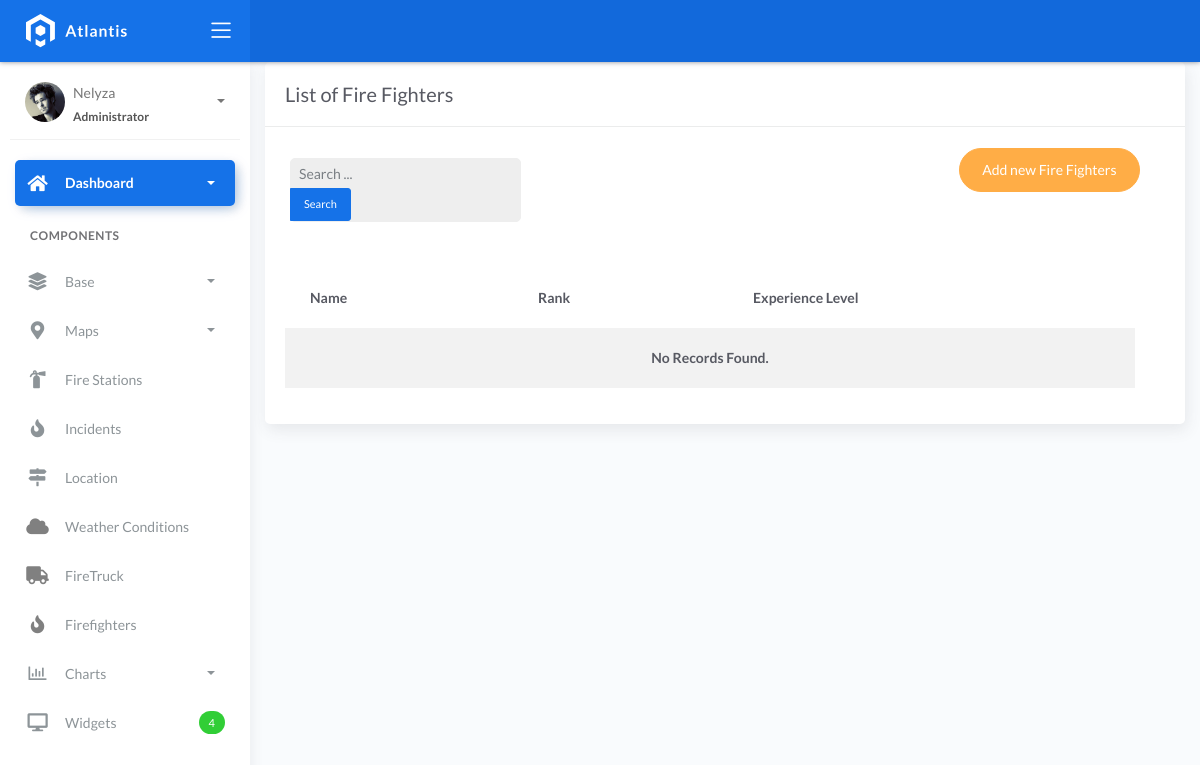
/firefighters/, run on an earlier commit of the app's database.
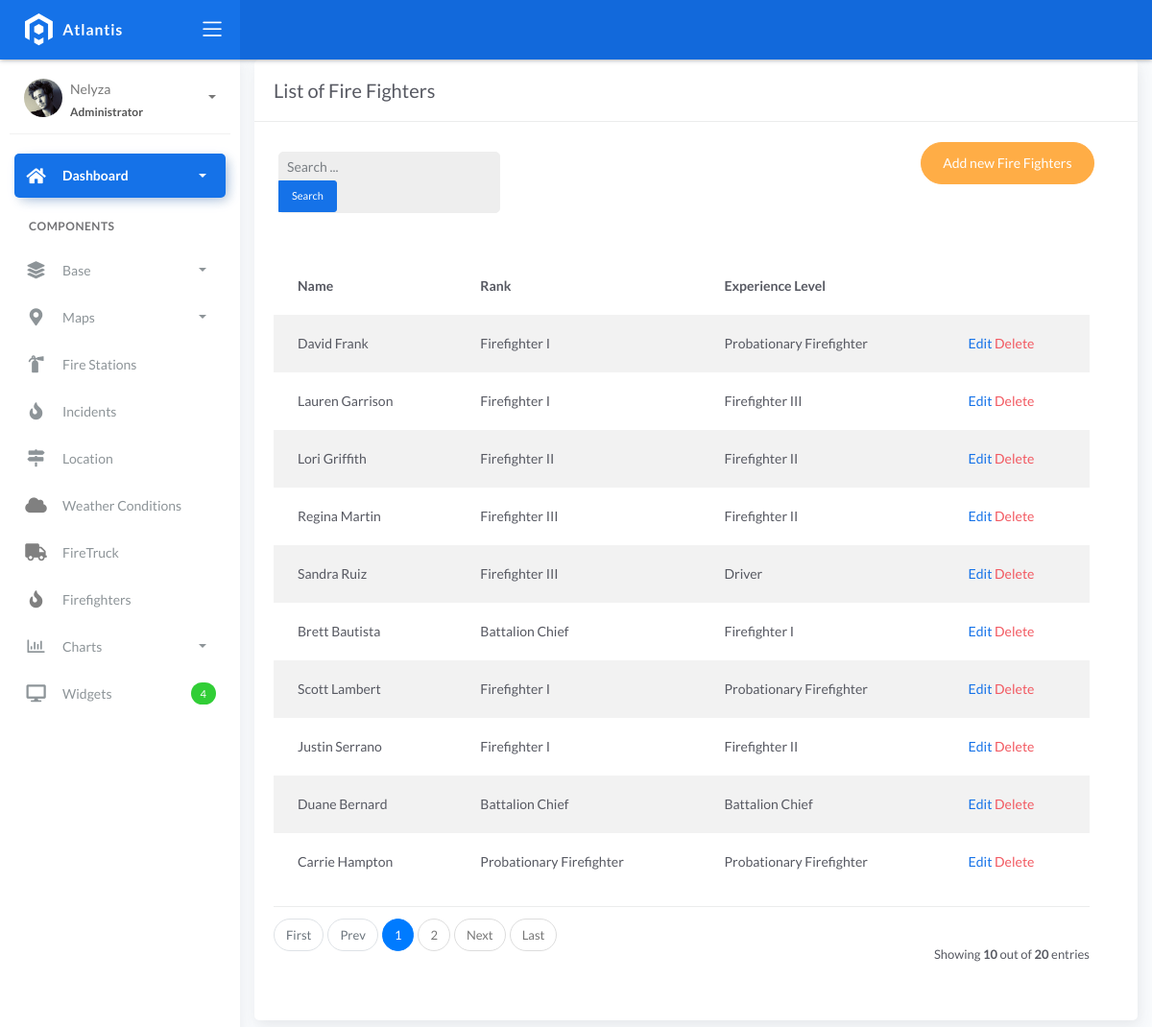
And on a later commit of the database.
### fire/models.py (models this page shows)
class BaseModel(models.Model):
    created_at = models.DateTimeField(auto_now_add=True, db_index=True)
    updated_at = models.DateTimeField(auto_now=True)
    class Meta:
        abstract = True

class Firefighters(BaseModel):
    XP_CHOICES = (
        ('Probationary Firefighter', 'Probationary Firefighter'),
        ('Firefighter I', 'Firefighter I'),
        ('Firefighter II', 'Firefighter II'),
        ('Firefighter III', 'Firefighter III'),
        ('Driver', 'Driver'),
        ('Captain', 'Captain'),
        ('Battalion Chief', 'Battalion Chief'),)
    name = models.CharField(max_length=150)
    rank = models.CharField(max_length=150)
    experience_level = models.CharField(max_length=150)
    station = models.CharField(
        max_length=45, null=True, blank=True, choices=XP_CHOICES)

### fire/views.py (the view)
# urls.py: path('firefighters/', FirefightersListView.as_view(), name='firefighters-list'),
class FirefightersListView(ListView):
    model = Firefighters
    context_object_name = 'firefighters'
    template_name = 'firefighter_list.html'
    paginate_by = 10
    def get_queryset(self, *args, **kwargs):
        qs = super().get_queryset(*args, **kwargs)
        query = self.request.GET.get("q")
        if query:
            qs = qs.filter(Q(name__icontains=query))
        return qs

### templates/firefighter_list.html
{% extends 'base.html' %}
{% load static %}
{% block content %}
<div class="content">
  <div class="container-fluid">
     <div class="row">
      <div class="col-md-12">
        <div class="card">
         <div class="card-header">
           <div class="card-title">List of Fire Fighters</div>
        </div>
        <br>
        <div class="col-md-12 row">
          <div class="col-md-4">
            <form class="navbar-left navbar-form nav-search mr-md-3" action="{% url 'firefighters-list' %}">
              <div class="form-group">
                <div class="input-group">
                  <input type="text" id="search" placeholder="Search ..." class="form-control form-control-sm" name="q" />
                  <div class="input-group-append">
                    <button class="btn btn-sm btn-primary" type="submit">Search</button>
                  </div>
                </div>
              </div>
            </form>
          </div>
        <div class="col-md-2">
         </div>
            <div class="col-md-6">
              <div class="pull-right"> <a href="{% url 'firefighters-add' %}" class="btn btn-warning btn-rounded">Add new Fire Fighters</a>
        </div>
        </div>
        <div class="card-body">
        <table class="table table-striped mt-3">
        <thead>
            <tr>
              <th scope="col">Name</th>
              <th scope="col">Rank</th>
              <th scope="col">Experience Level</th>
            </tr>
            </thead>
            <tbody>
              {% for object in object_list %}
              <tr>
                <td>{{ object.name }}</td>
                <td>{{ object.rank }}</td>
                <td>{{ object.experience_level }}</td>
                <td>
                    <a href="{% url 'firefighters-update' object.id %}">Edit</a>
                    <a href="{% url 'firefighters-delete' object.id %}" class="text-danger">Delete</a>
                </td>
              </tr>
              {% empty %}
              <tr>
                <td colspan="4" style="text-align: center">
                <p class="text-sm font-weight-bold mb-0">No Records Found.</p>
                </td>
            </tr>
              {% endfor %}
              </tbody>
            </table>
            {% include 'includes/pagination.html' %}
           </div>
          </div>
        </div>
      </div>
    </div>
</div>
{% endblock %}

What changed in the data, as far as the page shows it:
added Firefighters: name "David Frank", rank "Firefighter I", experience_level "Probationary Firefighter"
added Firefighters: name "Lauren Garrison", rank "Firefighter I", experience_level "Firefighter III"
added Firefighters: name "Lori Griffith", rank "Firefighter II", experience_level "Firefighter II"
added Firefighters: name "Regina Martin", rank "Firefighter III", experience_level "Firefighter II"
added Firefighters: name "Sandra Ruiz", rank "Firefighter III", experience_level "Driver"
added Firefighters: name "Brett Bautista", rank "Battalion Chief", experience_level "Firefighter I"
added Firefighters: name "Scott Lambert", rank "Firefighter I", experience_level "Probationary Firefighter"
added Firefighters: name "Justin Serrano", rank "Firefighter I", experience_level "Firefighter II"
added Firefighters: name "Duane Bernard", rank "Battalion Chief", experience_level "Battalion Chief"
added Firefighters: name "Carrie Hampton", rank "Probationary Firefighter", experience_level "Probationary Firefighter"
Also different on the page:
{{ object_list.count }}: (not shown) → "10"
{{ paginator.count }}: (not shown) → "20"
text no longer shown: "No Records Found."
text now shown: "First Prev Next Last Showing out of entries"
new list line: "1"
new list line: "2"
